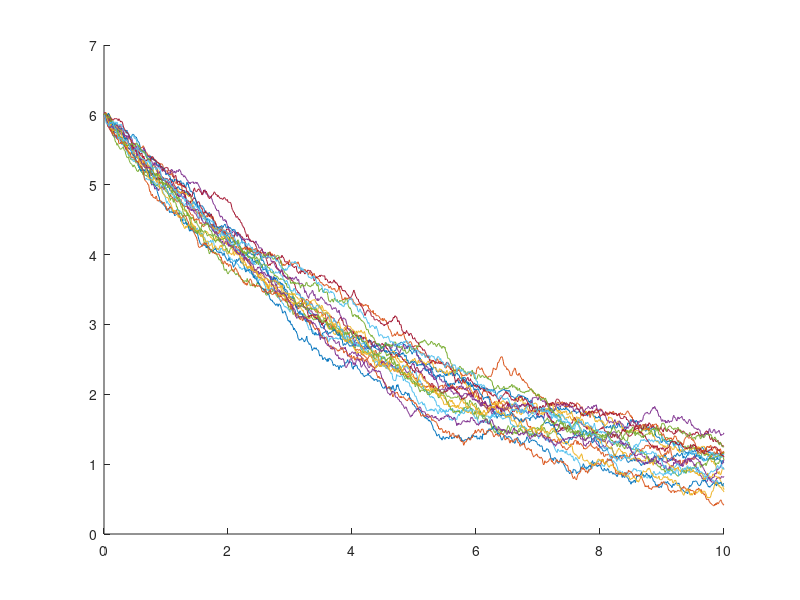

MATLAB code to generate this figure: (Note: this script raises an error after producing the figure.)
close all
x0 = 6;                     %initial condition
k = 3/16;                   %initial condition
h=0.01;
t=0:h:10;
x1=zeros(length(t),1);
x2=zeros(length(t),1);
x1(1) = x0;
o = 0.2;
hold; 

for j=1:20
%   EULER
    for i = 1:1:length(t)-1
        x1(i+1)=x1(i)+h*(-k*x1(i))+o*sqrt(h)*randn;
    end
    x2= x2+x1;
%% ODE45
%   [t,x]=ode45(@dxdtfun,t,x0); %numerical method

    plot(t,x1)
     
end

x2 = x2/j;


%%%%%%%%%%%%%%%%%%%%%%%%%%%%% ANALYTICAL PART %%%%%%%%%%%%%%%%%%%%%%%%%%%%%%%%%%%%%%%%%%

A = dsolve('Dx=-K*x','x(0)=x0','K=k');    %calculate analytical solution
B = char(A);                %make it readable
C= findstr(B, '{');         %find the { in the string
D= findstr(B, '}');         %find the }
Equ = B(C(1)+1:D(1)-1)      %Isolate the equation, and use it as a function, but as it is it **might not** work with matricies. So...

C=findstr(Equ, 't');        %have to add (a) for the next "for" statement in to the Equ to EVERY 't'

for c=length(C):-1:1;       %count back from the last t (for however many 't's you have)
    Equ = [Equ 'abc'];      %Extend Equ to prevent overflow
    for b=length(Equ)-3:-1:C(c)+1    %Move everything from the last spot three characters to the rear until you hit t. C(c) = where search found 't'
        Equ(b+3) = Equ(b);
    end
    Equ(C(c)+1) = '(';
    Equ(C(c)+2) = 'a';      % Add (a) - ie: overwrite those spots, because we've moved everything out of the way.
    Equ(C(c)+3) = ')';      % This is to make the next "for" loop execute all the way correctly, as we need to do it for each value of t
end
for a=1:length(t)
y(a) = (eval(Equ));         %Evaluate your built string  ----> basically this is y(a) = 4/exp((3*t(a))/5)
end
y = y.';                    %Transpose the matrix, so that it works with t, and so on.

%%%%%%%%%%%%%%%%%%%%%%%%%%%%% ANALYTICAL PART END %%%%%%%%%%%%%%%%%%%%%%%%%%%%%%%%%%%%%%%%%%

MsqERR=mse(y-x2)
%RanMsqERR = mse (y-x1)




hold off